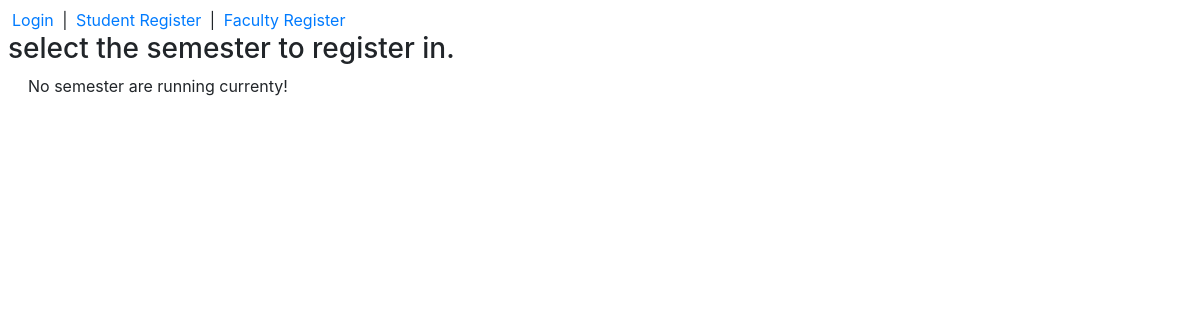
/add_course, run on an earlier commit of the app's database.
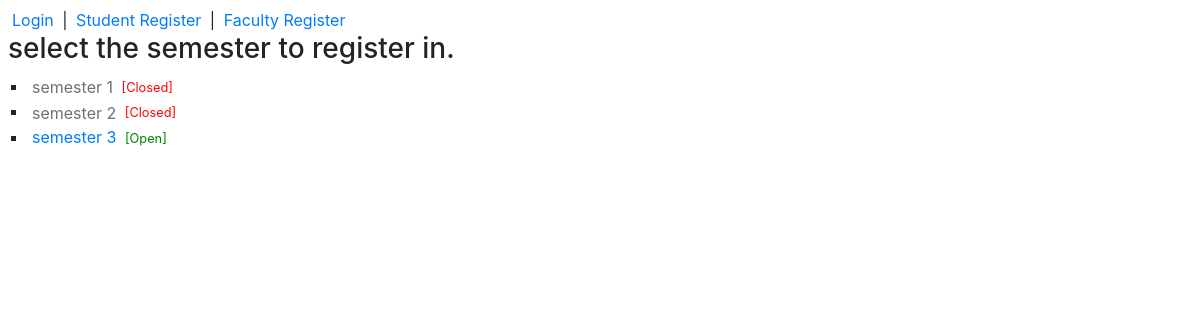
And on a later commit of the database.
### app/models.py (models this page shows, shortened)
class Semester(models.Model):
    status = models.BooleanField(default=True)
    title = models.CharField(max_length=64)

### app/views.py (the view)
# urls.py: path('add_course', views.add_course_view, name='add_course'),
def add_course_view(req):
    semesters = Semester.objects.all()
    return render(req, 'app/add_course.html', {
        'semesters': semesters
    })

### app/templates/app/add_course.html
{% extends 'app/layout.html' %}
{% block body %}
    <h3>select the semester to register in.</h3>
    <div>
        <ul style="list-style-type:square">
            {% for sem in semesters %}
                <li>
                    {% if sem.status %}
                        <a href="{% url 'course_register' %}">{{ sem.title }}</a>
                        <small style="color: green;">[Open]</small>
                        {% else %}
                        <a href="#" class="btn disabled p-0">{{ sem.title }}</a>
                        <small style="color: red;">[Closed]</small>
                    {% endif %}
                </li>
            {% empty %}
                No semester are running currenty!
            {% endfor %}
        </ul>
    </div>
{% endblock %}

What changed in the data, as far as the page shows it:
added Semester: title "semester 1"
added Semester: title "semester 2"
added Semester: title "semester 3"
Also different on the page:
text no longer shown: "No semester are running currenty!"
